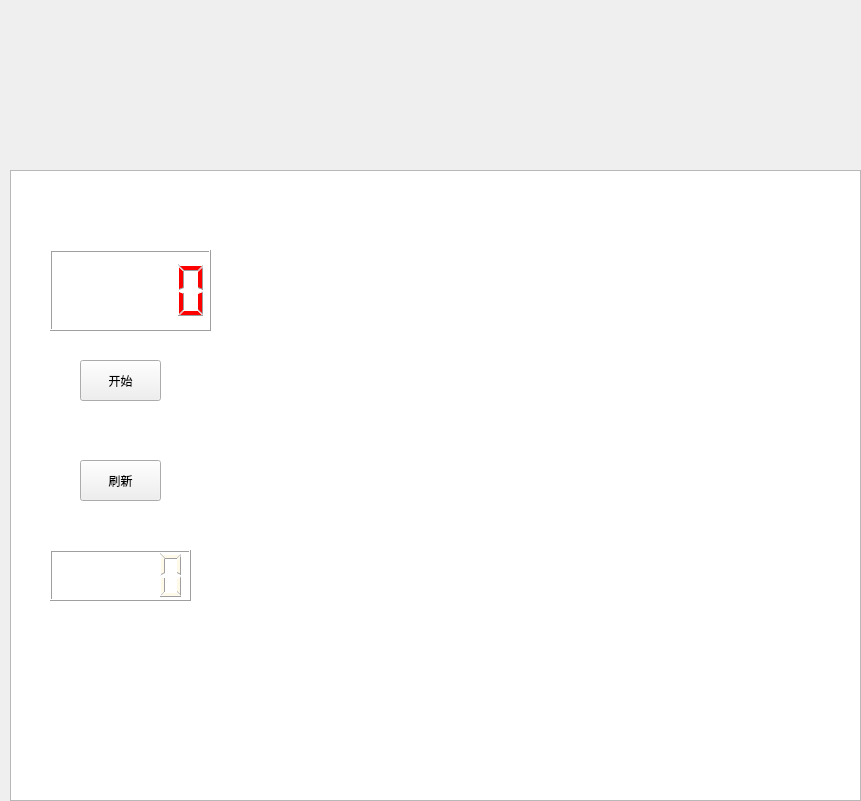
<?xml version="1.0" encoding="UTF-8"?>
<ui version="4.0">
 <class>port</class>
 <widget class="QWidget" name="port">
  <property name="geometry">
   <rect>
    <x>0</x>
    <y>0</y>
    <width>861</width>
    <height>801</height>
   </rect>
  </property>
  <property name="windowTitle">
   <string>Form</string>
  </property>
  <widget class="QPushButton" name="start">
   <property name="geometry">
    <rect>
     <x>80</x>
     <y>360</y>
     <width>81</width>
     <height>41</height>
    </rect>
   </property>
   <property name="text">
    <string>开始</string>
   </property>
  </widget>
  <widget class="QGraphicsView" name="graphicsView">
   <property name="geometry">
    <rect>
     <x>10</x>
     <y>170</y>
     <width>851</width>
     <height>631</height>
    </rect>
   </property>
   <property name="styleSheet">
    <string notr="true">background-image: url(:/new/prefix1/media/media/board.png);</string>
   </property>
  </widget>
  <widget class="QLabel" name="label">
   <property name="geometry">
    <rect>
     <x>-10</x>
     <y>10</y>
     <width>871</width>
     <height>161</height>
    </rect>
   </property>
   <property name="autoFillBackground">
    <bool>false</bool>
   </property>
   <property name="styleSheet">
    <string notr="true">
border-image: url(:/new/prefix1/media/media/pk3.jpeg);</string>
   </property>
   <property name="text">
    <string/>
   </property>
  </widget>
  <widget class="QPushButton" name="pushButton_2">
   <property name="geometry">
    <rect>
     <x>80</x>
     <y>460</y>
     <width>81</width>
     <height>41</height>
    </rect>
   </property>
   <property name="text">
    <string>刷新</string>
   </property>
  </widget>
  <widget class="QLCDNumber" name="ziji">
   <property name="geometry">
    <rect>
     <x>50</x>
     <y>250</y>
     <width>161</width>
     <height>81</height>
    </rect>
   </property>
   <property name="font">
    <font>
     <family>Agency FB</family>
     <pointsize>7</pointsize>
     <weight>50</weight>
     <italic>false</italic>
     <bold>false</bold>
    </font>
   </property>
   <property name="styleSheet">
    <string notr="true">border-image: url(:/new/prefix1/media/media/timeBackground.png);
font: 7pt &quot;Agency FB&quot;;
color: rgb(255, 0, 0);</string>
   </property>
  </widget>
  <widget class="QLCDNumber" name="timer">
   <property name="geometry">
    <rect>
     <x>50</x>
     <y>550</y>
     <width>141</width>
     <height>51</height>
    </rect>
   </property>
   <property name="focusPolicy">
    <enum>Qt::NoFocus</enum>
   </property>
   <property name="layoutDirection">
    <enum>Qt::RightToLeft</enum>
   </property>
   <property name="autoFillBackground">
    <bool>false</bool>
   </property>
   <property name="styleSheet">
    <string notr="true">color: rgb(255, 0, 0);
font: 14pt &quot;Agency FB&quot;;
color: rgb(255, 249, 233);
</string>
   </property>
  </widget>
  <zorder>graphicsView</zorder>
  <zorder>timer</zorder>
  <zorder>ziji</zorder>
  <zorder>start</zorder>
  <zorder>pushButton_2</zorder>
  <zorder>label</zorder>
 </widget>
 <resources/>
 <connections/>
</ui>
